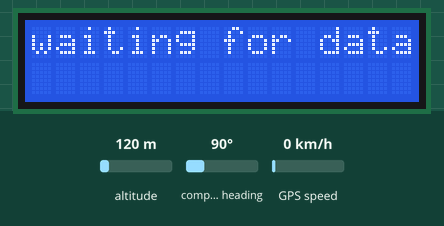
The sketch below on a simulated Arduino Uno, built with avr-gcc and run on an emulated ATmega328P. On the bench: 16×2 character LCD. Inputs (shaded band) come from the test bench; at power-on: altitude 120 m, compass heading 90°, GPS speed 0 km/h. The GPS gets a fix after 3 s at 37.7749, -122.4194 with 8 satellites; what the sketch prints to the serial monitor is not drawn.

Above: at 0.1 s.
At 3.2 s:
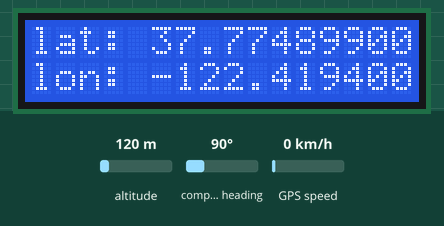

The sketch:

gps_lcd.ino
```cpp
#include <SoftwareSerial.h>
#include <TinyGPS.h>
#include <LiquidCrystal.h>

//LiquidCrystal lcd(12, 11, 5, 4, 3, 2);
LiquidCrystal lcd(2, 3, 4, 5, 11, 12);


TinyGPS gps;
SoftwareSerial ss(6, 7);

void setup()
{
  Serial.begin(9600);
  ss.begin(9600);
  lcd.begin(16, 2);

  printLcd(0, "waiting for data");
  printLcd(1, "                ");
}

void loop()
{
  bool newdata = false;
  unsigned long start = millis();

  // Every second we print an update
  while (millis() - start < 1000)
  {
    if (feedgps())
      newdata = true;
  }

  if (newdata)
  {

    String sflat, sflon;
    float flat, flon;
    unsigned long age, date, time, chars = 0;
    unsigned short sentences = 0, failed = 0;


    flat = TinyGPS::GPS_INVALID_F_ANGLE ? 0.0 : flat;
    flon = TinyGPS::GPS_INVALID_F_ANGLE ? 0.0 : flon;

    //flat = gps.

    gps.f_get_position(&flat, &flon, &age);

    //sflat.concat(flat);
    //sflon.concat(flon);

    printLcd(0, toString(flat, "lat: "));
    printLcd(1, toString(flon, "lon: "));


  }
  else {
    //no new data
    //printLcd(0, "waiting for data");
    //printLcd(1, millis() / 1000);
  }
  //gps.stats(&chars, &sentences, &failed);
}

void printLcd(int line, String txt)
{
  clearLcd(line);
  lcd.setCursor(0, line);
  lcd.print(txt);
  Serial.print(line);
  Serial.print(") ");
  Serial.println(txt);
}

void printLcd(int line, float txt)
{
  clearLcd(line);
  lcd.setCursor(0, line);
  lcd.print(txt);
  Serial.print(line);
  Serial.print(") ");
  Serial.println(txt);
}

void clearLcd(int line)
{
  lcd.setCursor(0, line);
  lcd.print("                ");
}

static bool feedgps()
{
  while (ss.available())
  {
    if (gps.encode(ss.read()))
      return true;
  }
  return false;
}

String toString(float f, String pre)
{
  char tmp[16];
  dtostrf(f,1,8,tmp);
  String strOut = pre + tmp;
  return strOut;
}
```
